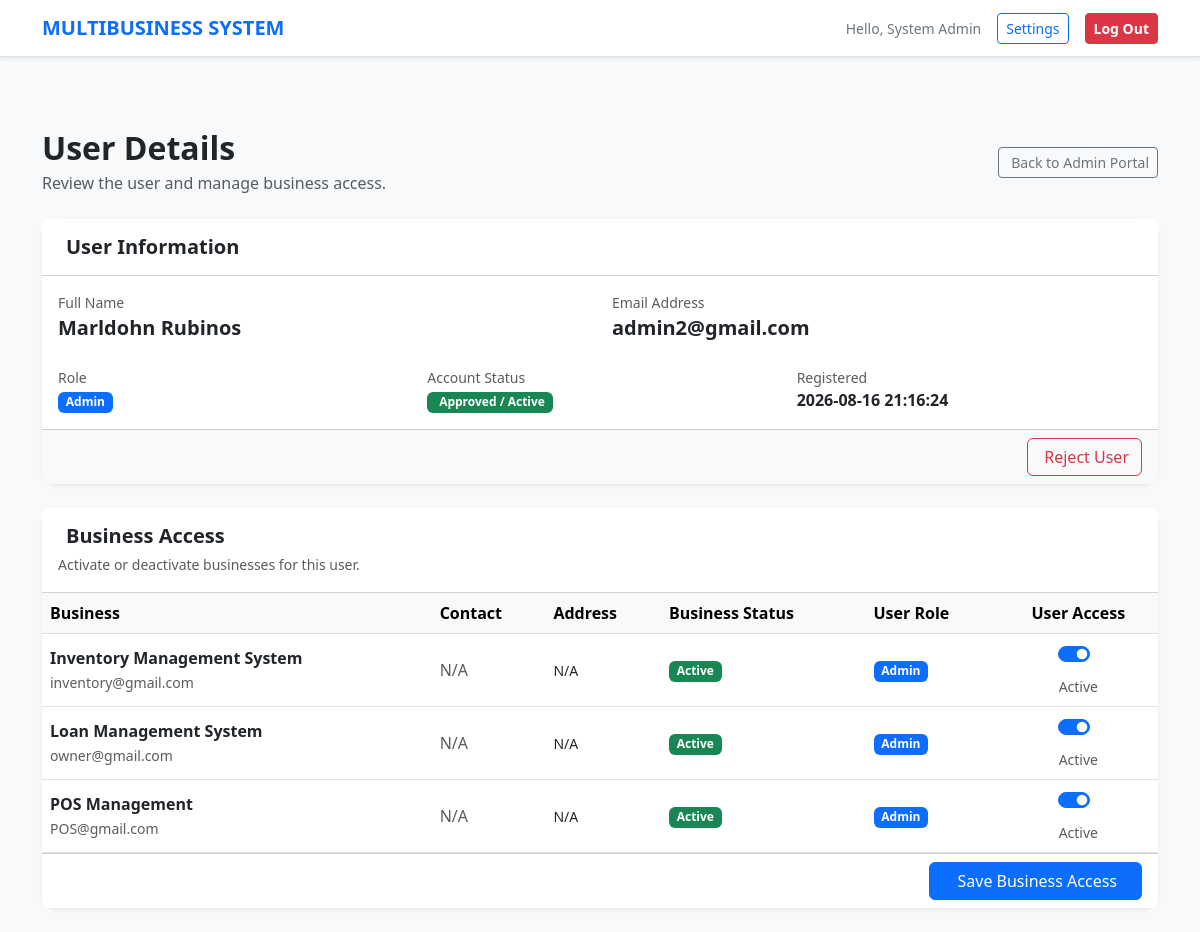
The app's page /public/index.php?page=admin_user_details&id=5 (signed in) with its own data.
### tables this page shows
CREATE TABLE `users` (
  `id` int(11) NOT NULL,
  `name` varchar(150) NOT NULL,
  `email` varchar(150) NOT NULL,
  `password` varchar(255) NOT NULL,
  `role` enum('super_admin','admin','staff') NOT NULL DEFAULT 'staff',
  `status` enum('active','inactive','pending') NOT NULL DEFAULT 'active',
  `created_at` timestamp NOT NULL DEFAULT current_timestamp(),
  `updated_at` timestamp NULL DEFAULT NULL ON UPDATE current_timestamp()
);

CREATE TABLE `businesses` (
  `id` int(11) NOT NULL,
  `name` varchar(150) NOT NULL,
  `email` varchar(150) DEFAULT NULL,
  `phone` varchar(50) DEFAULT NULL,
  `address` text DEFAULT NULL,
  `status` enum('active','inactive') NOT NULL DEFAULT 'active',
  `created_at` timestamp NOT NULL DEFAULT current_timestamp(),
  `updated_at` timestamp NULL DEFAULT NULL ON UPDATE current_timestamp()
);

### resources/admin_user_details.php (the view, shortened to what this page needs)
<?php
$pdo = Database::getConnection();
$targetUserId = (int)($_GET['id'] ?? 0);
$stmt = $pdo->prepare("
    SELECT
        id,
        name,
        email,
        role,
        status,
        created_at,
        updated_at
    FROM users
    WHERE id = ?
    LIMIT 1
");
$stmt->execute([$targetUserId]);
$user = $stmt->fetch(PDO::FETCH_ASSOC);
$stmt = $pdo->query("
    SELECT
        id,
        name,
        email,
        phone,
        address,
        status,
        created_at
    FROM businesses
    ORDER BY name ASC
");
$businesses = $stmt->fetchAll(PDO::FETCH_ASSOC);
$stmt = $pdo->prepare("
    SELECT
        business_id,
        role
    FROM business_users
    WHERE user_id = ?
");
$stmt->execute([$targetUserId]);
$userBusinesses = [];
foreach ($stmt->fetchAll(PDO::FETCH_ASSOC) as $row) {
    $userBusinesses[(int)$row['business_id']] = $row['role'];
}
include __DIR__ . '/partials/header.php';
?>
<div class="container py-4">
    <div class="d-flex justify-content-between align-items-center mb-4">
        <div>
            <h2 class="fw-bold mb-1">
                User Details
            </h2>
            <p class="text-muted mb-0">
                Review the user and manage business access.
            </p>
        </div>
        <a
            href="index.php?page=admin_portal"
            class="btn btn-outline-secondary btn-sm"
        >
            Back to Admin Portal
        </a>
    </div>
    <div class="card shadow-sm border-0 rounded-4 mb-4">
        <div class="card-header bg-white py-3">
            <h5 class="fw-bold mb-0">
                User Information
            </h5>
        </div>
        <div class="card-body">
            <div class="row g-4">
                <div class="col-md-6">
                    <div class="text-muted small">
                        Full Name
                    </div>
                    <div class="fw-bold fs-5">
                        <?= htmlspecialchars($user['name']) ?>
                    </div>
                </div>
                <div class="col-md-6">
                    <div class="text-muted small">
                        Email Address
                    </div>
                    <div class="fw-bold fs-5">
                        <?= htmlspecialchars($user['email']) ?>
                    </div>
                </div>
                <div class="col-md-4">
                    <div class="text-muted small">
                        Role
                    </div>
                    <?php
                    $role = $user['role'] ?? 'staff';
                    $roleClass = 'secondary';
                    if ($role === 'super_admin') {
                        $roleClass = 'danger';
                    } elseif ($role === 'admin') {
                        $roleClass = 'primary';
                    } elseif ($role === 'staff') {
                        $roleClass = 'secondary';
                    }
                    ?>
                    <span class="badge bg-<?= $roleClass ?>">
                        <?= htmlspecialchars(
                            ucwords(str_replace('_', ' ', $role))
                        ) ?>
                    </span>
                </div>
                <div class="col-md-4">
                    <div class="text-muted small">
                        Account Status
                    </div>
                    <?php
                    $userStatus = $user['status'] ?? 'pending';
                    if ($userStatus === 'active'):
                    ?>
                        <span class="badge bg-success">
                            Approved / Active
                        </span>
                    <?php endif; ?>
                </div>
                <div class="col-md-4">
                    <div class="text-muted small">
                        Registered
                    </div>
                    <div class="fw-semibold">
                        <?= htmlspecialchars(
                            $user['created_at']
                        ) ?>
                    </div>
                </div>
            </div>
        </div>
        <div class="card-footer bg-light">
            <div class="d-flex justify-content-end gap-2">
                <?php if ($userStatus === 'active'): ?>
                    <form
                        method="POST"
                        onsubmit="return confirm('Reject this user?');"
                    >
                        <button
                            type="submit"
                            class="btn btn-outline-danger"
                        >
                            Reject User
                        </button>
                    </form>
                <?php endif; ?>
            </div>
        </div>
    </div>
    <div class="card shadow-sm border-0 rounded-4">
        <div class="card-header bg-white py-3">
            <h5 class="fw-bold mb-1">
                Business Access
            </h5>
            <small class="text-muted">
                Activate or deactivate businesses for this user.
            </small>
        </div>
        <form method="POST">
            <?php if (empty($businesses)): ?>
                <div class="p-4 text-center">
                    <i
                        class="bi bi-buildings text-muted"
                        style="font-size:3rem;"
                    ></i>
                    <p class="text-muted mt-3 mb-0">
                        No businesses found.
                    </p>
                </div>
            <?php else: ?>
                <div class="table-responsive">
                    <table class="table table-hover align-middle mb-0">
                        <thead class="table-light">
                            <tr>
                                <th>
                                    Business
                                </th>
                                <th>
                                    Contact
                                </th>
                                <th>
                                    Address
                                </th>
                                <th>
                                    Business Status
                                </th>
                                <th>
                                    User Role
                                </th>
                                <th class="text-center">
                                    User Access
                                </th>
                            </tr>
                        </thead>
                        <tbody>
                            <?php foreach ($businesses as $business): ?>
                                <?php
                                $businessId = (int)$business['id'];
                                $hasAccess = isset(
                                    $userBusinesses[$businessId]
                                );
                                $businessStatus =
                                    $business['status'] ?? 'active';
                                ?>
                                <tr>
                                    <td>
                                        <div class="fw-bold">
                                            <?= htmlspecialchars(
                                                $business['name']
                                            ) ?>
                                        </div>
                                        <?php if (!empty($business['email'])): ?>
                                            <small class="text-muted">
                                                <?= htmlspecialchars(
                                                    $business['email']
                                                ) ?>
                                            </small>
                                        <?php endif; ?>
                                    </td>
                                    <td>
                                        <?php if (!empty($business['phone'])): ?>
                                            <i class="bi bi-telephone me-1"></i>
                                            <?= htmlspecialchars(
                                                $business['phone']
                                            ) ?>
                                        <?php else: ?>
                                            <span class="text-muted">
                                                N/A
                                            </span>
                                        <?php endif; ?>
                                    </td>
                                    <td>
                                        <small>
                                            <?= !empty($business['address'])
                                                ? htmlspecialchars(
                                                    $business['address']
                                                )
                                                : 'N/A'
                                            ?>
                                        </small>
                                    </td>
                                    <td>
                                        <?php if (
                                            $businessStatus === 'active'
                                        ): ?>
                                            <span class="badge bg-success">
                                                Active
                                            </span>
                                        <?php else: ?>
                                            <span class="badge bg-secondary">
                                                Inactive
                                            </span>
                                        <?php endif; ?>
                                    </td>
                                    <td>
                                        <?php if ($hasAccess): ?>
                                            <span class="badge bg-primary">
                                                <?= htmlspecialchars(
                                                    ucwords(
                                                        str_replace(
                                                            '_',
                                                            ' ',
                                                            $userBusinesses[$businessId]
                                                        )
                                                    )
                                                ) ?>
                                            </span>
                                        <?php else: ?>
                                            <span class="text-muted">
                                                Not Assigned
                                            </span>
                                        <?php endif; ?>
                                    </td>
                                    <td class="text-center">
                                        <div class="form-check form-switch d-inline-block">
                                            <input
                                                type="checkbox"
                                                class="form-check-input"
                                                name="business[<?= $businessId ?>][active]"
                                                value="1"
                                                <?= $hasAccess ? 'checked' : '' ?>
                                                <?= $businessStatus !== 'active' ? 'disabled' : '' ?>
                                            >
                                        </div>
                                        <div>
                                            <small class="text-muted">
                                                <?= $hasAccess
                                                    ? 'Active'
                                                    : 'Inactive'
                                                ?>
                                            </small>
                                        </div>
                                    </td>
                                </tr>
                            <?php endforeach; ?>
                        </tbody>
                    </table>
                </div>
                <div class="card-footer bg-white">
                    <div class="d-flex justify-content-end">
                        <button
                            type="submit"
                            class="btn btn-primary px-4"
                        >
                            Save Business Access
                        </button>
                    </div>
                </div>
            <?php endif; ?>
        </form>
    </div>
</div>
<?php include __DIR__ . '/partials/footer.php'; ?>

### public/index.php (shortened to what this page needs)
<?php
$page = $_GET['page'] ?? 'login';
switch ($page) {
    case 'admin_user_details':
        require_once __DIR__ . '/../resources/admin_user_details.php';
        break;
}
?>

### resources/partials/header.php (shortened to what this page needs)
<!DOCTYPE html>
<html lang="en">
<head>
    <link href="https://cdn.jsdelivr.net/npm/bootstrap@5.3.0/dist/css/bootstrap.min.css" rel="stylesheet">
</head>
<body class="bg-body-tertiary" style="min-height: 100vh;">
    <nav class="navbar navbar-expand-lg border-bottom shadow-sm mb-5 bg-body">
        <div class="container">
            <a class="navbar-brand fw-bold text-primary" href="index.php?page=select_business">MULTIBUSINESS SYSTEM</a>
            <div class="d-flex align-items-center gap-3">
                <?php if (isset($_SESSION['name'])): ?>
                    <span class="text-secondary small d-none d-sm-inline">Hello, <?= htmlspecialchars($_SESSION['name']) ?></span>
                <?php endif; ?>
                <a href="index.php?page=settings" class="btn btn-outline-primary btn-sm">Settings</a>
                <a href="index.php?page=logout" class="btn btn-danger btn-sm fw-bold">Log Out</a>
            </div>
        </div>
    </nav>

### resources/partials/footer.php (shortened to what this page needs)
</body>
</html>

### records on screen
users: name "Marldohn Rubinos", email "admin2@gmail.com", role "Admin", created_at "2026-08-16 21:16:24"
businesses: name "Inventory Management System", email "inventory@gmail.com", shows "N/A", shows "Active", id "Admin", status "☑"
businesses: name "Loan Management System", email "owner@gmail.com", phone "N/A", address "N/A", shows "Active", id "Admin", status "☑"
businesses: name "POS Management", email "POS@gmail.com", shows "N/A", shows "Active", id "Admin", status "☑"

### other values on screen
$_SESSION['name'] "System Admin"
